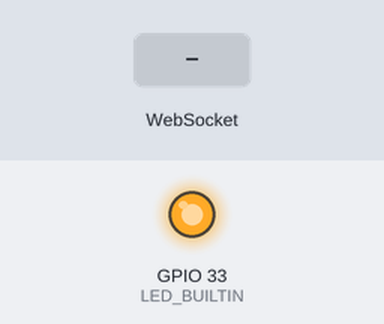
This program was run on a simulated ESP32. On the bench: output pins drawn as LEDs (lit = HIGH). Inputs (shaded band) come from the test bench. WiFi joins after 1.5 s; servers stay silent unless stated; the camera gives no picture; what the program prints to the serial monitor is not drawn.

Above: at 1.3 s.
At 3.0 s:
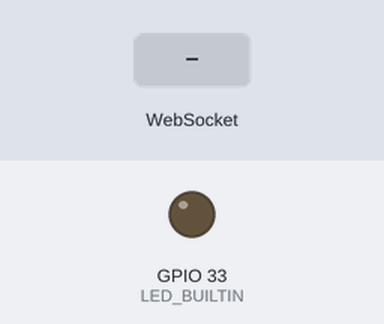
3.1 s: WebSocket text "1" received
Timing chart, 0 to 6.1 s (numbered marks = the images above; inputs shaded):
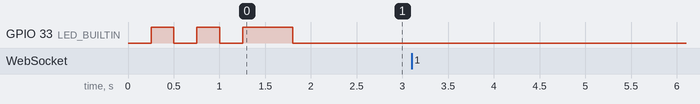

The program:

main.cpp
```cpp
#include <Arduino.h>
#include <esp_camera.h>
#include <WiFiUdp.h>
#include <AsyncTCP.h>
#include <ESPAsyncWebServer.h>

#include "wifi-credentials.h"
#include "pins.h"

unsigned int localPort = 2390; // port to listen on

#define LED_ON 0
#define LED_OFF 1

bool serialDebug = false;

char packetBuffer[255]; // Buffer to hold incoming packet
char ack[] = "ack0";
char noResponse[] = "No reply from roomba";
char frameBufferError[] = "Error getting frame buffer";
char readBuffer[255]; // Buffer to hold read sensor data
char replyBuffer[255];

WiFiUDP Udp;

AsyncWebServer server(80);
AsyncWebSocket ws("/ws");

camera_config_t cameraConfig = {
  .pin_pwdn = PWDN_GPIO_NUM,
  .pin_reset = RESET_GPIO_NUM,
  .pin_xclk = XCLK_GPIO_NUM,
  .pin_sccb_sda = SIOD_GPIO_NUM,
  .pin_sccb_scl = SIOC_GPIO_NUM,
  .pin_d7 = Y9_GPIO_NUM,
  .pin_d6 = Y8_GPIO_NUM,
  .pin_d5 = Y7_GPIO_NUM,
  .pin_d4 = Y6_GPIO_NUM,
  .pin_d3 = Y5_GPIO_NUM,
  .pin_d2 = Y4_GPIO_NUM,
  .pin_d1 = Y3_GPIO_NUM,
  .pin_d0 = Y2_GPIO_NUM,
  .pin_vsync = VSYNC_GPIO_NUM,
  .pin_href = HREF_GPIO_NUM,
  .pin_pclk = PCLK_GPIO_NUM,

  .xclk_freq_hz = 20000000,
  .ledc_timer = LEDC_TIMER_0,
  .ledc_channel = LEDC_CHANNEL_0,
  .pixel_format = PIXFORMAT_JPEG,
  .frame_size = FRAMESIZE_VGA,
  .jpeg_quality = 12, // 0-63, for OV series camera sensors, lower number means higher quality
  .fb_count = 2,
  .fb_location = CAMERA_FB_IN_PSRAM,
  .grab_mode = CAMERA_GRAB_WHEN_EMPTY, // CAMERA_GRAB_WHEN_EMPTY or CAMERA_GRAB_LATEST
};

void clearReadBuffer() {
  if (serialDebug) return;
  while (Serial.available() > 0) Serial.read();
}

void writeToRoomba(char *buffer, int len) {
      for (int i = 0; i < len; i++) {
        Serial.write((char)buffer[i]);
      }
}

bool setupCamera() {
  if (!psramFound()) {
    if (serialDebug) Serial.println("Warning: No PSRam found so defaulting to image size 'CIF'");
    cameraConfig.frame_size = FRAMESIZE_CIF;
  }

  // //power up the camera if PWDN pin is defined
  // if(CAM_PIN_PWDN != -1){
  //     pinMode(CAM_PIN_PWDN, OUTPUT);
  //     digitalWrite(CAM_PIN_PWDN, LOW);
  // }

  //initialize the camera
  esp_err_t err = esp_camera_init(&cameraConfig);
  if (err != ESP_OK) {
      if (serialDebug) Serial.println("Camera Init Failed");
      return err;
  }

  return ESP_OK;
}

bool captureAndSendToWs() {
    if (serialDebug) Serial.println("Starting capture");

    camera_fb_t* fb = esp_camera_fb_get();
    if (!fb) {
      ws.binaryAll(frameBufferError, strlen(frameBufferError));
      return false;
    }
    if (serialDebug) Serial.println("Got pointer");

    ws.binaryAll(fb->buf, fb->len);

    if (serialDebug) Serial.println("Sent");
    // process_image(fb->width, fb->height, fb->format, fb->buf, fb->len);

    esp_camera_fb_return(fb);
    return true;
}

bool processCustomCommand(char *messageBuffer, int len) {
  if (messageBuffer[0] == 200) {
    captureAndSendToWs();
    return true;
  }
  if (messageBuffer[0] == 201) {
    int quality = messageBuffer[1];
    if (quality <= 63) {
      cameraConfig.jpeg_quality = messageBuffer[1];
      setupCamera();
    }
    return true;
  }
  if (messageBuffer[0] == 202) {
    int frameSize = messageBuffer[1];
    if (frameSize <= 13) {
      cameraConfig.frame_size = (framesize_t)frameSize;
      setupCamera();
    }
    return true;
  }
  if (messageBuffer[0] == 203) {
    int power = messageBuffer[1];
    analogWrite(LED_FLASH, power);
    return true;
  }
  return false;
}

int onMessageReceived(char *messageBuffer, int len) {
  bool customCommand = processCustomCommand(messageBuffer, len);
  if (customCommand) return 0;

  writeToRoomba(messageBuffer, len);

  if (messageBuffer[0] == 128) {
    // Roomba prints out firmware version when booting up
    // RX buffer should be cleared to prevent interference when reading sensor data
    clearReadBuffer();
  }

  if (messageBuffer[0] == 142) {
    // if sensor request, read data
    delay(25);

    replyBuffer[0] = messageBuffer[1]; // set sensor group ID as first byte of reply
    int bytesRead = 0;
    while ( Serial.available() > 0) {
      replyBuffer[1 + bytesRead] = Serial.read();
      bytesRead++;
    }

    if (bytesRead == 0) {
      strcpy(replyBuffer, noResponse);
      return strlen(noResponse);
    }
    return 1 + bytesRead;
  }
  return 0;
}

void wsOnEvent(AsyncWebSocket *server, AsyncWebSocketClient *client, AwsEventType type, void *arg, uint8_t *data, size_t len) {
  switch (type) {
    case WS_EVT_CONNECT:
      // Serial.printf("WebSocket client #%u connected from %s\n", client->id(), client->remoteIP().toString().c_str());
      break;
    case WS_EVT_DISCONNECT:
      // Serial.printf("WebSocket client #%u disconnected\n", client->id());
      break;
    case WS_EVT_DATA: {
        AwsFrameInfo *info = (AwsFrameInfo*)arg;
        if (info->final && info->index == 0 && info->len == len && (info->opcode == WS_TEXT || info->opcode == WS_BINARY)) {
          int replySize = onMessageReceived((char*)data, len);
          if (replySize > 0) ws.binaryAll(replyBuffer, replySize);
        }
      break;
    }
    case WS_EVT_PONG:
    case WS_EVT_ERROR:
      break;
  }
}

void setup() {
  Serial.begin(115200);

  pinMode(LED_BUILTIN, OUTPUT);

  // Connect to WiFi network
  WiFi.begin(WIFI_SSID, WIFI_PWD);
  while (WiFi.status() != WL_CONNECTED) {
    digitalWrite(LED_BUILTIN, LED_ON);
    delay(250);
    digitalWrite(LED_BUILTIN, LED_OFF);
    delay(250);
  }
  // WiFi connected

  // Print the IP address
  if (serialDebug) Serial.println(WiFi.localIP());

  clearReadBuffer();

  Udp.begin(localPort);

  ws.onEvent(wsOnEvent);
  server.addHandler(&ws);
  server.begin();

  setupCamera();

  // pinMode(LED_FLASH, OUTPUT);

  digitalWrite(LED_BUILTIN, LED_ON);
  // LED on until first message received
}

void loop() {
  int packetSize = Udp.parsePacket();
  if (packetSize) {
    digitalWrite(LED_BUILTIN, LED_ON);
    int len = Udp.read(packetBuffer, 255);
    if (len > 0) {
      // Acknowledge received packet
      Udp.beginPacket(Udp.remoteIP(), Udp.remotePort());
      ack[3] = len;
      Udp.write((uint8_t*)ack, 4);
      Udp.endPacket();

      int replySize = onMessageReceived(packetBuffer, len);
      if (replySize > 0) {
        Udp.beginPacket(Udp.remoteIP(), Udp.remotePort());
        Udp.write((uint8_t*)replyBuffer, replySize);
        Udp.endPacket();
      }
    }
    digitalWrite(LED_BUILTIN, LED_OFF);
  }
}
```

wifi-credentials.example.h
```cpp
#define WIFI_SSID "WiFi SSID"
#define WIFI_PWD "password"
```

pins.h
```cpp
// CAMERA_MODEL_AI_THINKER

#define PWDN_GPIO_NUM  32
#define RESET_GPIO_NUM -1
#define XCLK_GPIO_NUM  0
#define SIOD_GPIO_NUM  26
#define SIOC_GPIO_NUM  27

#define Y9_GPIO_NUM    35
#define Y8_GPIO_NUM    34
#define Y7_GPIO_NUM    39
#define Y6_GPIO_NUM    36
#define Y5_GPIO_NUM    21
#define Y4_GPIO_NUM    19
#define Y3_GPIO_NUM    18
#define Y2_GPIO_NUM    5
#define VSYNC_GPIO_NUM 25
#define HREF_GPIO_NUM  23
#define PCLK_GPIO_NUM  22

#define LED_GPIO_NUM   4
#define LED_FLASH   4
#define LED_BUILTIN   33
```

Measured:
- after the input at 3.1 s, every drawn part: stays the same
